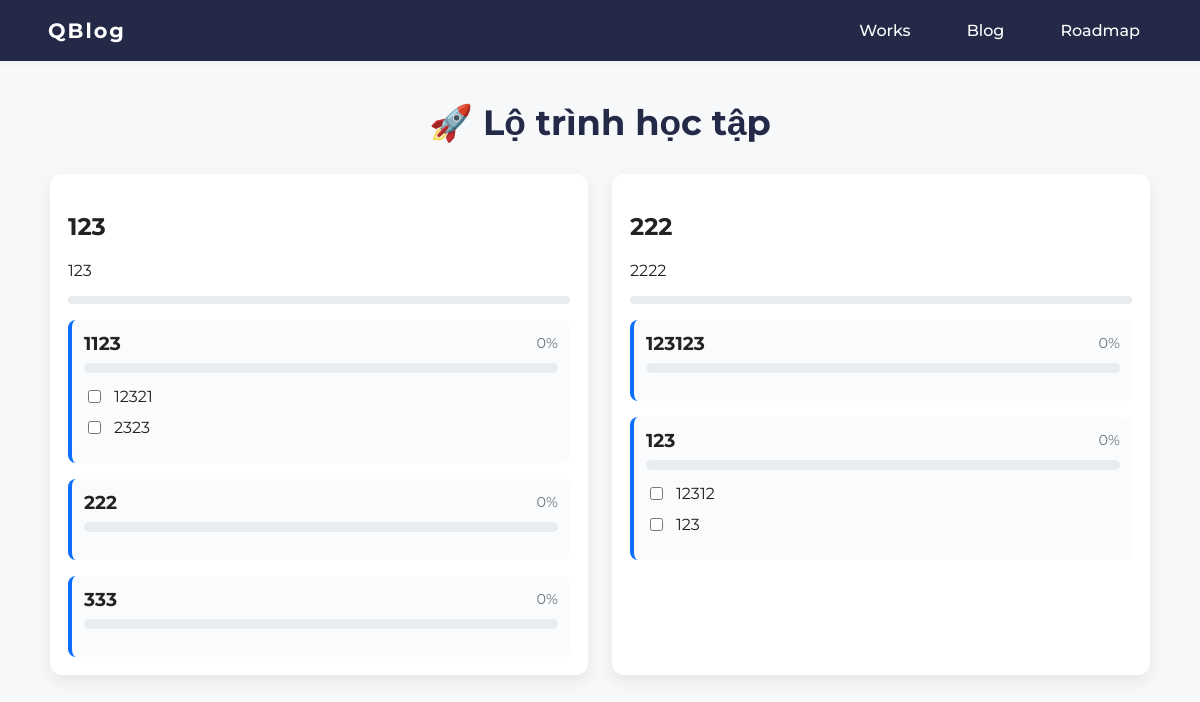
The app's page /roadmap with its own data.
### models.py (models this page shows)
class Roadmap(db.Model):
    id = db.Column(db.Integer, primary_key=True)
    title = db.Column(db.String(200), nullable=False)
    description = db.Column(db.Text)
    stages = db.relationship('Stage', backref='roadmap', cascade="all, delete-orphan", order_by="Stage.order")

class Stage(db.Model):
    id = db.Column(db.Integer, primary_key=True)
    roadmap_id = db.Column(db.Integer, db.ForeignKey('roadmap.id'), nullable=False)
    title = db.Column(db.String(200), nullable=False)
    description = db.Column(db.Text)
    order = db.Column(db.Integer, default=0)  # sắp xếp stage
    tasks = db.relationship('Task', backref='stage', cascade="all, delete-orphan", order_by="Task.id")

class Task(db.Model):
    id = db.Column(db.Integer, primary_key=True)
    stage_id = db.Column(db.Integer, db.ForeignKey('stage.id'))
    title = db.Column(db.String(255))
    description = db.Column(db.Text)
    is_done = db.Column(db.Boolean, default=False)
    order = db.Column(db.Integer, default=0)  # ← thêm dòng này

### app.py (the view)
@app.route('/roadmap')
def roadmap_list():
    roadmaps = Roadmap.query.all()
    stage_progress = {}
    roadmap_progress = {}
    for r in roadmaps:
        total_r = Task.query.join(Stage).filter(Stage.roadmap_id==r.id).count()
        done_r = Task.query.join(Stage).filter(Stage.roadmap_id==r.id, Task.is_done==True).count()
        roadmap_progress[r.id] = int(done_r * 100 / total_r) if total_r else 0
        for s in r.stages:
            total_s = Task.query.filter_by(stage_id=s.id).count()
            done_s = Task.query.filter_by(stage_id=s.id, is_done=True).count()
            stage_progress[s.id] = int(done_s * 100 / total_s) if total_s else 0
    return render_template('roadmap.html', roadmaps=roadmaps, stage_progress=stage_progress, roadmap_progress=roadmap_progress)

### templates/roadmap.html (shortened to what this page needs)
<!DOCTYPE html>
<html lang="vi">
<head>
  <link rel="stylesheet" href="{{ url_for('static', filename='css/style.css') }}" />
  <link rel="stylesheet" href="https://cdnjs.cloudflare.com/ajax/libs/font-awesome/6.4.0/css/all.min.css" />
</head>
<body>
  <nav class="navbar">
    <div class="navbar__logo"><a href="/">QBlog</a></div>
    <ul class="navbar__menu">
      <li class="navbar__item"><a href="/works">Works</a></li>
      <li class="navbar__item"><a href="/blog">Blog</a></li>
      <li class="navbar__item"><a href="/roadmap" class="active">Roadmap</a></li>
    </ul>
  </nav>
  <section class="roadmap-section">
    <h1 class="roadmap-title">🚀 Lộ trình học tập</h1>
    <div class="roadmap-list">
      {% for roadmap in roadmaps %}
      <div class="roadmap-card" id="roadmap-{{ roadmap.id }}">
        <h2>{{ roadmap.title }}</h2>
        <p>{{ roadmap.description }}</p>
        <div class="roadmap-progress" aria-hidden="true">
        </div>
        {% for stage in roadmap.stages %}
        <div class="roadmap-stage" id="stage-{{ stage.id }}" style="margin-top:16px; padding:12px; border-left:4px solid #0d6efd; background:#f9fbfd; border-radius:8px;">
          <div class="stage-header">
            <h3 style="margin:0">{{ stage.title }}</h3>
            <div style="font-size:0.9rem; color:#6c757d">{{ stage_progress.get(stage.id, 0) }}%</div>
          </div>
          <div class="stage-progress" aria-hidden="true">
          </div>
          <ul style="list-style:none; padding:8px 0; margin:0;">
            {% for task in stage.tasks %}
            <li class="task-row {% if task.is_done %}checked{% endif %}" data-task-id="{{ task.id }}">
              <input class="task-checkbox" data-task-id="{{ task.id }}" type="checkbox" {% if task.is_done %}checked{% endif %}>
              <div>{{ task.title }}</div>
            </li>
            {% endfor %}
          </ul>
        </div>
        {% endfor %}
      </div>
      {% endfor %}
    </div>
  </section>
</body>
</html>

### static/css/style.css (style rules this page uses)
body { font-family: 'Montserrat', Arial, sans-serif; background: #f6f8fa; color: #222; margin: 0; padding: 0; }
.navbar { position: sticky; top: 0; z-index: 100; background: #232946; color: #fff; display: flex; justify-content: space-between; align-items: center; padding: 18px 48px; box-shadow: 0 2px 8px rgba(0,0,0,0.04); }
.navbar__logo { font-weight: bold; font-size: 1.3rem; letter-spacing: 2px; }
.navbar__logo a { text-decoration: none; color: #fff; font-weight: bold; font-size: 1.3rem; }
.navbar__menu { display: flex; gap: 32px; list-style: none; margin: 0; padding: 0; }
.navbar__item a { color: #fff; text-decoration: none; font-weight: 500; transition: color 0.2s; padding: 6px 12px; border-radius: 6px; }
.navbar__menu a, .footer__link, .blog-list__tags a { text-decoration: none; color: #fff; }

### templates/roadmap.html (style rules this page uses)
.roadmap-section { max-width:1100px; margin:40px auto; padding:0 20px; }
.roadmap-title { text-align:center; font-size:2.2rem; margin-bottom:30px; color:#232946; font-weight:700; }
.roadmap-list { display:grid; grid-template-columns: repeat(auto-fit,minmax(320px,1fr)); gap:24px; }
.roadmap-card { background:#fff; border-radius:12px; box-shadow:0 6px 16px rgba(0,0,0,0.08); padding:18px; }
.stage-header { display:flex; justify-content:space-between; align-items:center; gap:12px; flex-wrap:wrap; }
.stage-progress { width:100%; margin-top:8px; height:10px; border-radius:8px; overflow:hidden; background:#e9ecef; }
.roadmap-progress { height:8px; background:#e9ecef; border-radius:8px; overflow:hidden; margin-top:10px; }
.task-row { display:flex; align-items:center; gap:10px; padding:6px 0; }

### records on screen
Roadmap: title "123", description "123"
Stage: title "1123", get "0"
Task: title "12321"
Task: title "2323"
Stage: title "222", get "0"
Stage: title "333", get "0"
Roadmap: title "222", description "2222"
Stage: title "123123", get "0"
Stage: title "123", get "0"
Task: title "12312"
Task: title "123"
